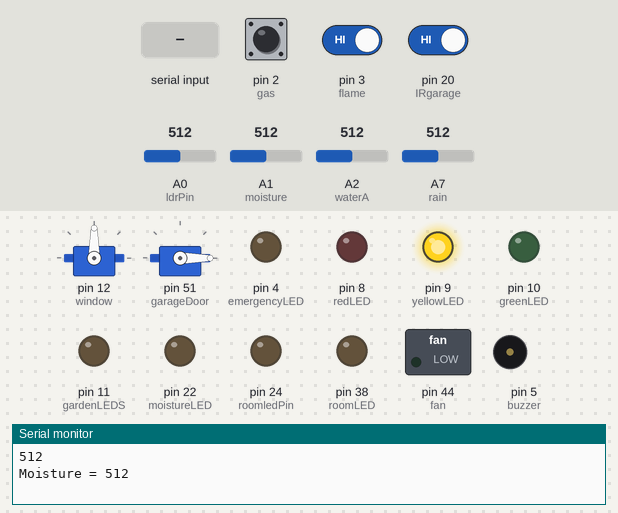
This sketch was run on a simulated Arduino Mega 2560, built with avr-gcc and run on an emulated ATmega2560. On the bench: 2 × servo, switched loads named in the sketch (green lamp = pin HIGH), output pins drawn as LEDs (lit = HIGH), buzzer (waves = sounding), the last lines printed to the serial monitor. The test bench sets the inputs (shaded band); at power-on: pin 20 (IRgarage) HIGH, pin 2 (gas) HIGH, A1 (moisture) = 512, A0 (ldrPin) = 512, A2 (waterA) = 512, pin 3 (flame) HIGH, A7 (rain) = 512. Pins used as bus, display or sensor lines are not drawn.

Above: at 2.4 s.
2.5 s: pin 20 (IRgarage) driven LOW
At 4.4 s:
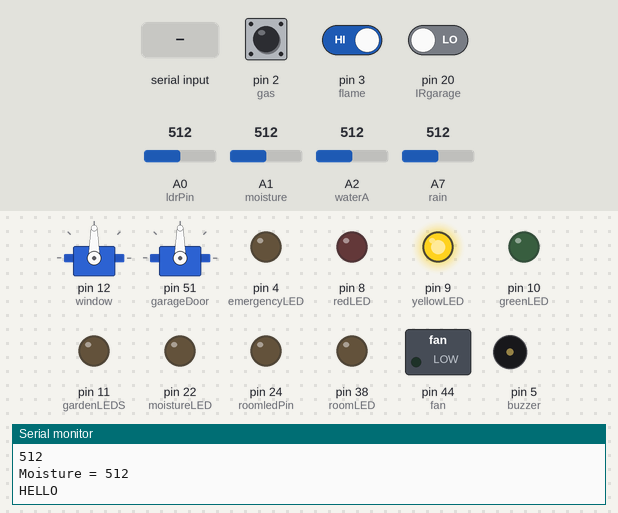
6.7 s: "3" received over Serial
At 9.6 s:
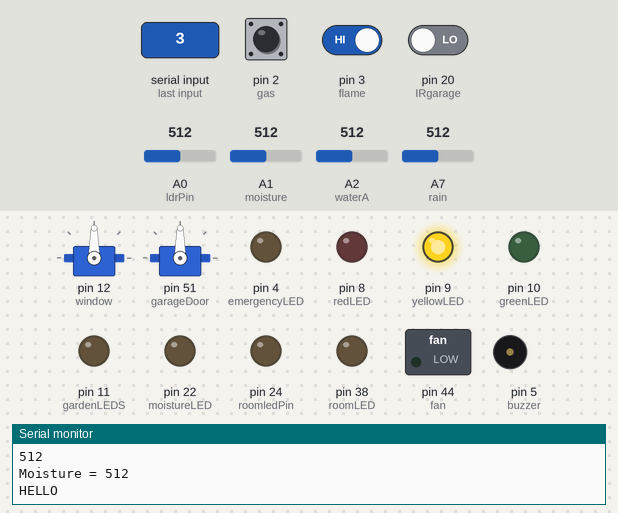
10.2 s: pin 2 (gas) pulled LOW for 0.15 s
At 10.27 s:
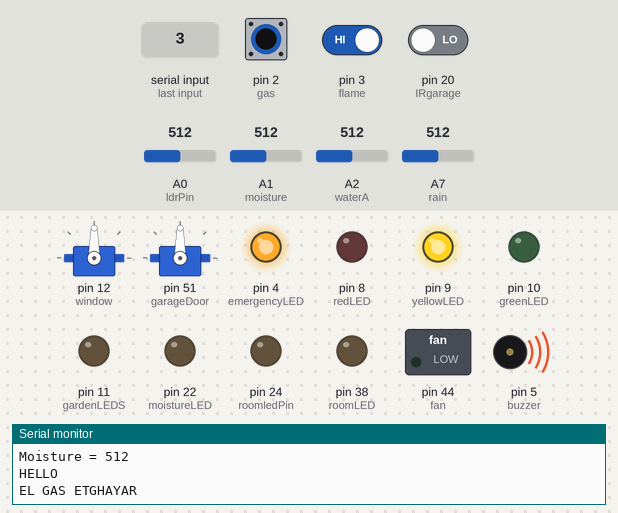
13.7 s: A1 (moisture) set to 488
At 17.5 s:
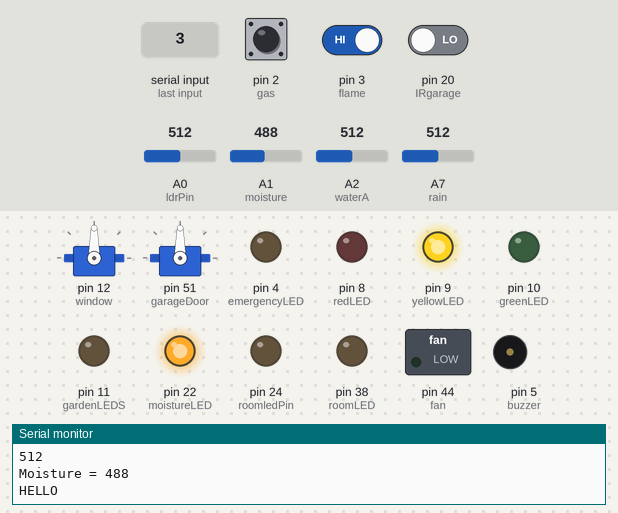
17.9 s: A0 (ldrPin) set to 484
At 21.4 s:
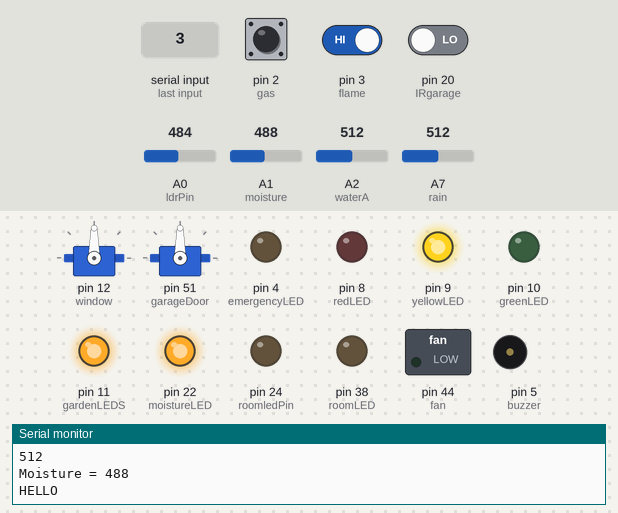
22.1 s: A2 (waterA) set to 536
At 25.3 s:
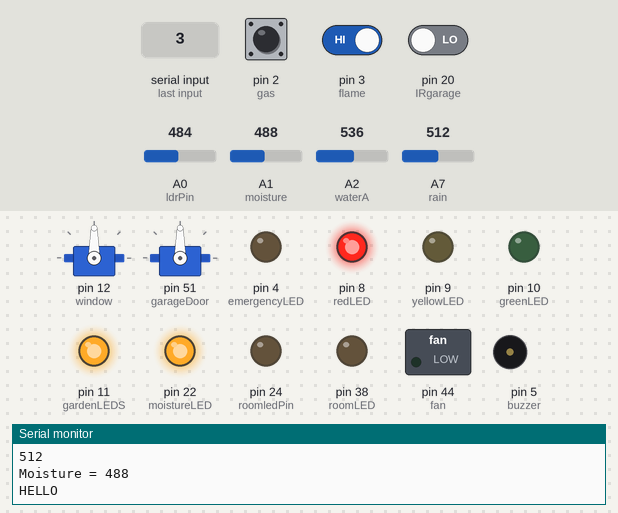
Timing chart, 0 to 26.8 s (numbered marks = the images above; inputs shaded):
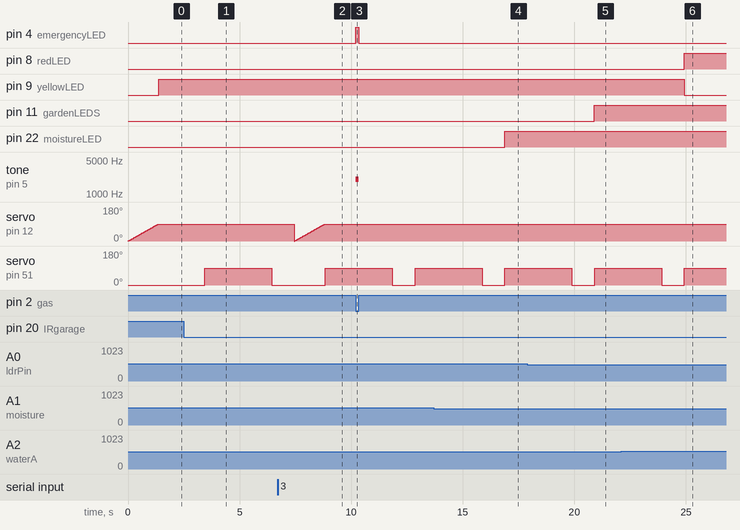

Measured:
- the behaviour switches between 500 and 499 on A1 (moisture) (found by bisection; images 3 and 4)
- the behaviour switches between 500 and 499 on A0 (ldrPin) (found by bisection; images 4 and 5)
- the behaviour switches between 519 and 520 on A2 (waterA) (found by bisection; images 5 and 6)
- after the input at 2.5 s, servo on pin 51 (garageDoor): 0° → 90° after 0.94 s, → 0° 3.0 s later
- after the input at 6.7 s, servo on pin 51 (garageDoor): 0° → 90° after 2.1 s instead of 0.77 s
- after the input at 10.2 s, pin 4 (emergencyLED): LOW → HIGH at once, → LOW 0.15 s later; tone on pin 5 (buzzer): silent → 2000 Hz at once, → silent 0.15 s later
- after the input at 13.7 s, pin 22 (moistureLED): LOW → HIGH after 3.2 s
- after the input at 17.9 s, pin 11 (gardenLEDS): LOW → HIGH after 3.0 s
- after the input at 22.1 s, pin 8 (redLED): LOW → HIGH after 2.8 s; pin 9 (yellowLED): HIGH → LOW after 2.8 s

The sketch:

second.ino
```cpp
#include <Servo.h>

const int gas = 2;
const int flame = 3;
const int emergencyLED = 4;
const int buzzer = 5;
int flameState = HIGH;
int gasState = LOW;
int firstLoop = 1;
const int rain = A7;
const int waterPower = 7;
const int waterA = A2;
const int moisturePower = 6;
const int moisture = A1;
const int moistureLED = 22;
const int redLED = 8;
const int greenLED = 10;
const int yellowLED = 9;
const int gardenLEDS = 11;
const int ldrPin = A0;
int rainState;
const int IRgarage = 20;
const int motionSensor = A12;
const int roomLED = 38;
const int roomledPin = 24;
const int fan = 44;
const int variableLED = 49;
int IRstat = HIGH;
int PIRstat = 0;
int roomLEDstat = LOW;
boolean carInside = false;
boolean closed = false;
int pos = 0;
int pos1 = 0;
int val;
char orderRecieved;
Servo window;
Servo garageDoor;

void setup() {
  Serial.begin(9600);
  window.attach(12, 500, 2500);
  window.write(0);
  garageDoor.attach(51, 500, 2500);
  garageDoor.write(0);
  pinMode(gardenLEDS, OUTPUT);
  pinMode(ldrPin, INPUT);
  pinMode(rain, INPUT);
  pinMode(gas, INPUT_PULLUP);
  pinMode(flame, INPUT_PULLUP);
  pinMode(IRgarage, INPUT);
  pinMode(emergencyLED, OUTPUT);
  pinMode(buzzer, OUTPUT);
  pinMode(motionSensor, INPUT);
  attachInterrupt(digitalPinToInterrupt(gas), ISRgas, CHANGE);
  attachInterrupt(digitalPinToInterrupt(flame), ISRflame, CHANGE);
  //  attachInterrupt(digitalPinToInterrupt(motionSensor), ISRmotion, CHANGE);
  pinMode(waterPower, OUTPUT);
  digitalWrite(waterPower, LOW);
  pinMode(moisturePower, OUTPUT);
  digitalWrite(moisturePower, LOW);
  pinMode(waterA, INPUT);
  pinMode(moisture, INPUT);
  pinMode(moistureLED, OUTPUT);
  pinMode(roomLED, OUTPUT);
  //digitalWrite(roomLED, LOW);
  pinMode(redLED, OUTPUT);
  pinMode(greenLED, OUTPUT);
  pinMode(yellowLED, OUTPUT);
  pinMode(roomledPin, OUTPUT);
  pinMode(fan, OUTPUT);
  digitalWrite(fan, LOW);
  //digitalWrite(roomLED, HIGH);

}

void loop() {
  //  if(millis() > 1000 && millis() < 2000)
  //  {
  //    if(closed==false)
  //    {
  //      closeWindow();
  //    }
  //  }
  if ( firstLoop == 1 && closed == false) {
    closeWindow();
    //window.write(90);
    closed = true;
  }
  firstLoop = 0;
  if (Serial.available())  /* If data is available on serial port */
  {
    orderRecieved = Serial.read();
    Serial.println(orderRecieved); /* Print character received on to the serial monitor */
    switch (orderRecieved)
    {
      case '1':
        garageDoor.write(90);
        break;
      case '2':
        garageDoor.write(0);
        break;
      case '3':
        //openWindow();
        window.write(0);
        closed = false;
        break;
      case '4':
        //closeWindow();
        window.write(90);
        closed = true;
        break;
      case '5':
        digitalWrite(roomledPin, HIGH);
        break;
      case '6':
        digitalWrite(roomledPin, LOW);
        break;

    }
  }
  //ambient light sensor
  int ldrStatus = analogRead(ldrPin);
  if (ldrStatus < 500) {
    digitalWrite(gardenLEDS, HIGH);
    //Serial.print("Its DARK, Turn on the LED : ");
    //Serial.println(ldrStatus);
  }
  else {
    digitalWrite(gardenLEDS, LOW);
    //Serial.print("Its BRIGHT, Turn off the LED : ");
    //Serial.println(ldrStatus);
  }
  delay(1);
  //water level
  int level = readWaterSensor();
  if (level < 400)
  {
    digitalWrite(redLED, LOW);
    digitalWrite(yellowLED, LOW);
    digitalWrite(greenLED, HIGH);
  }
  else if (level > 400 && level < 520)
  {
    digitalWrite(redLED, LOW);
    digitalWrite(yellowLED, HIGH);
    digitalWrite(greenLED, LOW);
  }
  else
  {
    digitalWrite(redLED, HIGH);
    digitalWrite(yellowLED, LOW);
    digitalWrite(greenLED, LOW);
  }
  delay(1);
  //rain
  rainState = analogRead(rain);
  Serial.println(rainState);
  if (rainState < 800)
  {
    //Serial.println("El denya betmatar");
    if (closed == false)
    {
      closeWindow();
      closed = true;
    }
  }
  //  else
  //  {
  //     window.write(0);
  ////if(closed==true)
  ////{
  ////  openWindow();
  ////}
  //
  //     //Serial.println("El denya mesh betmatar");
  //  }
  //moisture
  int moistureLevel = readMoistureSensor();
  if (moistureLevel < 500)
  {
    digitalWrite(moistureLED, HIGH);
  }
  else
  {
    digitalWrite(moistureLED, LOW);
  }
  Serial.print("Moisture = ");
  Serial.println(moistureLevel);
  //temp sensor
  //  val = digitalRead(tempPin);
  //  digitalWrite(fan, LOW);
  //  Serial.print("temp = ");
  //  Serial.print(val);
  //  Serial.print(" fan = ");
  //  Serial.println(digitalRead(fan));
  //  if(val == LOW)
  //  {
  //    digitalWrite(fan, LOW);
  //  }
  //  else
  //  {
  //    digitalWrite(fan, HIGH);
  //  }
  delay(1);
  //IRgarage
  pos1 = 0;
  IRstat = digitalRead(IRgarage);
  if (carInside == false && IRstat == LOW)
  {
    Serial.println("HELLO");
    garageDoor.write(90);
    delay(3000);
    garageDoor.write(0);
  }
  delay(1000);
}
void ISRgas() {
  Serial.println("EL GAS ETGHAYAR");
  gasState = digitalRead(gas);// read flamedigital value and assigne it to val variable
  if (gasState == LOW) // When the flame sensor detects a signal relay is on and buzzer sound (void alarm)
  {
    digitalWrite(emergencyLED, HIGH);
    tone(buzzer, 2000);
    digitalWrite(buzzer, HIGH);
  }
  else
  {
    digitalWrite(emergencyLED, LOW);
    noTone(buzzer);
  }
}
void ISRflame() {
  flameState = digitalRead(flame);
  if (flameState == LOW) // When the flame sensor detects a signal relay is on and buzzer sound (void alarm)
  {
    digitalWrite(emergencyLED, HIGH);
    digitalWrite(buzzer, HIGH);
    tone(buzzer, 2000);
  }
  else
  {
    digitalWrite(emergencyLED, LOW);
    noTone(buzzer);
  }
}
//void ISRgarage()
//{
//  Serial.println("hi");
//  pos1 = 0;
//  IRstat = digitalRead(IRgarage);
//  if(carInside == false && IRstat == LOW)
//  {
//    Serial.println("HELLO");
//    for (pos1 = 0; pos1 <= 90; pos1 += 1) {
//      garageDoor.write(pos1);
//      delay(15);
//    }
//    delay(2000);
//    for (pos1 = 90; pos1 >= 0; pos1 -= 1) {
//      garageDoor.write(pos1);
//      delay(15);
//    }
//  }
//}
//void ISRmotion()
//{
//  Serial.println("MOVEMENT");
//  PIRstat = digitalRead(motionSensor);
//  roomLEDstat = digitalRead(roomLED);
//  if(PIRstat == HIGH && roomLEDstat == LOW)
//  {
//    digitalWrite(roomLED, HIGH);
//  }
//}

int readWaterSensor() {
  digitalWrite(waterPower, HIGH);  // Turn the sensor ON
  delay(10);              // wait 10 milliseconds
  int depth = analogRead(waterA);    // Read the analog value form sensor
  digitalWrite(waterPower, LOW);   // Turn the sensor OFF
  return depth;             // send current reading
}

int readMoistureSensor() {
  digitalWrite(moisturePower, HIGH);  // Turn the sensor ON
  delay(10);              // wait 10 milliseconds
  int level = analogRead(moisture);    // Read the analog value form sensor
  digitalWrite(moisturePower, LOW);   // Turn the sensor OFF
  return level;             // send current reading
}


//BLUETOOTH MODULE FUNCTIONS:
void closeWindow()
{
  if (closed == false)
  {
    for (pos = 0; pos <= 90; pos += 1) {
      window.write(pos);
      delay(15);
    }
    closed = true;
  }


}
void openWindow()
{
  if (closed == true)
  {
    for (pos = 90; pos <= 0; pos -= 1) {
      window.write(pos);
      delay(15);
    }
    closed = false;
  }
}

void openGarageDoor()
{
  for (pos = 0; pos <= 90; pos += 1) {
    garageDoor.write(pos);
    delay(15);
  }
}
void closeGarageDoor()
{
  for (pos = 90; pos <= 0; pos -= 1) {
    window.write(pos);
    delay(15);
  }
}
void openRoomLED()
{
  digitalWrite(roomLED, HIGH);
}
void closeRoomLED()
{
  digitalWrite(roomLED, LOW);
}
```
